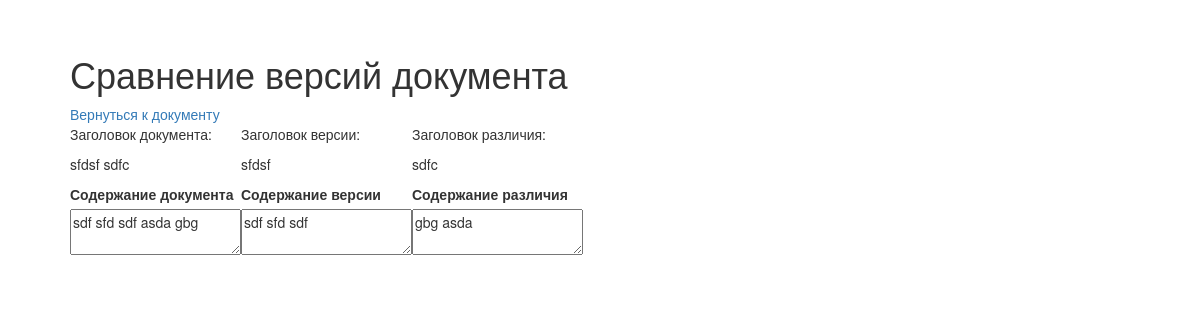
Screenshot of /docs/1/minor with the database file from the repository.
### database_setup.py (models this page shows)
class Base(DeclarativeBase):
    pass

class Document(Base):
    __tablename__ = 't_doc'
    id = Column(Integer, primary_key=True)
    title = Column(String(100), nullable=False)
    content = Column(String(250), nullable=False)
    is_deleted = Column(Boolean, default=False)

class Archiv(Base):
    __tablename__ = 't_archiv'
    id = Column(Integer, primary_key=True)
    id_doc = Column(Integer, ForeignKey('t_doc.id'))
    ts = Column(DateTime, default=datetime.now())
    title = Column(String(100), nullable=False)
    content = Column(String(250), nullable=False)

### storage.py (the view)
@app.route('/docs/<int:doc_id>/minor')
@error_exceptions
def compare_doc_minor(doc_id):
    doc = DB.get_doc_by_id(doc_id)
    vers = DB.get_version(doc_id)
    titleComparator = TextComparator()
    contentComparator = TextComparator()
    if vers:
         titleComparator = TextComparator(doc.title, vers.title)
         contentComparator = TextComparator(doc.content, vers.content)
    diff = Differ(titleComparator.text_differences(), contentComparator.text_differences())
    return render_template('doc_compare.html', doc=doc, vers=vers, diff=diff)

### DB_ORM.py (called while the page is built)
def get_doc_by_id(doc_id):
    try:
        doc = session.query(Document).filter_by(id=doc_id).one()
        return doc
    except Exception as err:
        raise NotFoundDocumentError(err)

def get_version(doc_id, last=False):
    try:
        if last:
            last_vers = session.query(Archiv).filter_by(id_doc=doc_id).order_by(desc(Archiv.ts)).first()
            return last_vers
        vers = session.query(Archiv).filter_by(id_doc=doc_id).order_by(Archiv.ts).first()
        return vers
    except Exception as err:
        raise NotFoundDocumentError(err)

### comparator.py (called while the page is built)
    def text_differences(self):
        standard_words = {word for word in self.standard_text.split()}
        version_words = {word for word in self.version_text.split()}
        diff_words = set.symmetric_difference(version_words, standard_words)
        return ' '.join(diff_words)

### storage.py (called while the page is built)
def error_exceptions(func):
    @wraps(func)
    def inner_func(*args, **kwargs):
        try:
            return func(*args, **kwargs)
        except NotFoundDocumentError as err:
            return render_template('error_404.html', error=str(err))
        except SaveDocumentError as err:
            return render_template('error_save.html', error=str(err))
        except Exception as err:
            return render_template('error.html', error=str(err))
    return inner_func

### templates/doc_compare.html
{% extends 'base.html' %}
{% block content %}
  <h1>Сравнение версий документа</h1>
  <a href="{{ url_for('get_doc', doc_id=doc.id) }}">Вернуться к документу</a>
  {% if vers %}
    <table>
      <tr>
        <td>
          <p>Заголовок документа:</p>
          <p>{{ doc.title }}</p>
        </td>
        <td>
          <p>Заголовок версии:</p>
          <p>{{ vers.title }}</p>
        </td>
        <td>
          <p>Заголовок различия:</p>
          <p>{{ diff.title }}</p>
        </td>
      </tr>
      <tr>
        <td>
          <label for="content">Содержание документа</label><br>
          <textarea id="content" name="content" readonly>{{ doc.content }}</textarea>
        </td>
        <td>
          <label for="content_vers">Содержание версии</label><br>
          <textarea id="content_vers" name="content_vers" readonly>{{ vers.content }}</textarea>
        </td>
        <td>
          <label for="content_diff">Содержание различия</label><br>
          <textarea id="content_diff" name="content_diff" readonly>{{ diff.content }}</textarea>
        </td>
      </tr>
    </table>
  {% else %}
    <p>Нет версий для документа, документ еще не изменялся</p>
  {% endif %}
{% endblock %}

### static/styles.css (style rules this page uses)
body { margin-top: 2%; margin-bottom: 2%; margin-left: 5%; margin-right: 5%; padding: 10px 10px 10px 10px; }

### rows the page displays
Document: title "sfdsf sdfc", content "sdf sfd sdf asda gbg"
Archiv: title "sfdsf", content_vers "sdf sfd sdf"

### other values shown
{{ diff.title }} "sdfc"
